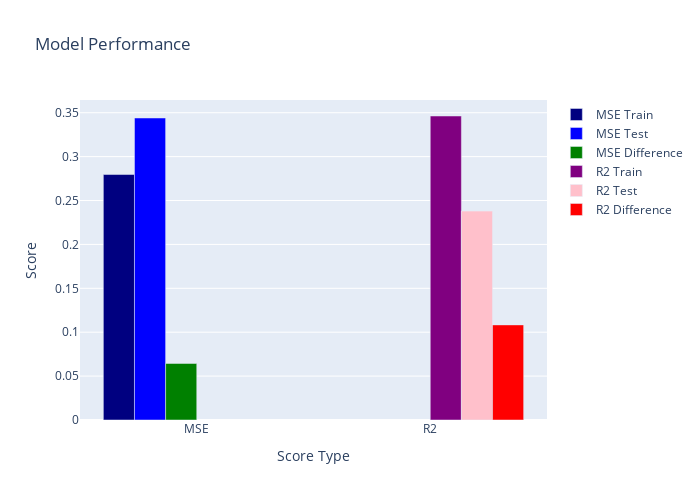

The notebook cell saved with this chart:
### Code cell
# Create an elastic net regression model
model = ElasticNet(alpha=0.001)

# Train the model
model.fit(df_x_select, df_y)

# Get the training MSE, R2 score, Testing MSE, and R2 score
mse_train = mean_squared_error(df_y, model.predict(df_x_select))
r2_train = r2_score(df_y, model.predict(df_x_select))
mse_test = mean_squared_error(df_test_y, model.predict(df_test_x_select))
r2_test = r2_score(df_test_y, model.predict(df_test_x_select))

# Print the training MSE and R2 score
print('Training MSE: ', mse_train)
print('Training R2: ', r2_train)

# Print the testing MSE and R2 score
print('Testing MSE: ', mse_test)
print('Testing R2: ', r2_test)

# Display the scores
plot_scores(mse_train, r2_train, mse_test, r2_test)

# Save the model
pickle.dump(model, open('models/regression/elastic_net.pkl', 'wb'))

### Figure 1 — Plotly figure (JSON) as saved in the notebook; plotly's stock layout.template omitted (floating-point values rounded to 4 significant figures)
{"data": [{"marker": {"color": "navy"}, "name": "MSE Train", "type": "bar", "x": ["MSE"], "y": [0.2796]}, {"marker": {"color": "blue"}, "name": "MSE Test", "type": "bar", "x": ["MSE"], "y": [0.344]}, {"marker": {"color": "green"}, "name": "MSE Difference", "type": "bar", "x": ["MSE"], "y": [0.0644]}, {"marker": {"color": "purple"}, "name": "R2 Train", "type": "bar", "x": ["R2"], "y": [0.3463]}, {"marker": {"color": "pink"}, "name": "R2 Test", "type": "bar", "x": ["R2"], "y": [0.2379]}, {"marker": {"color": "red"}, "name": "R2 Difference", "type": "bar", "x": ["R2"], "y": [0.1083]}], "layout": {"height": 500, "title": {"text": "Model Performance"}, "width": 700, "xaxis": {"title": {"text": "Score Type"}}, "yaxis": {"title": {"text": "Score"}}}}
